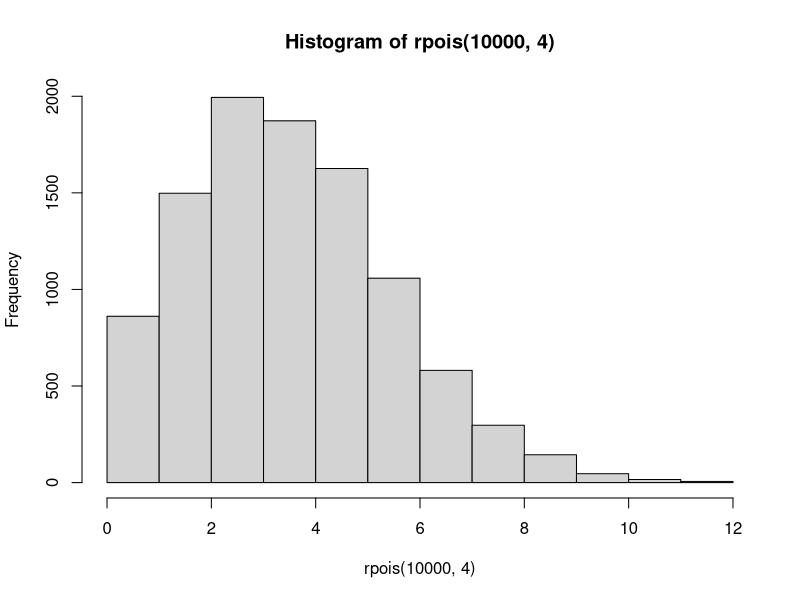
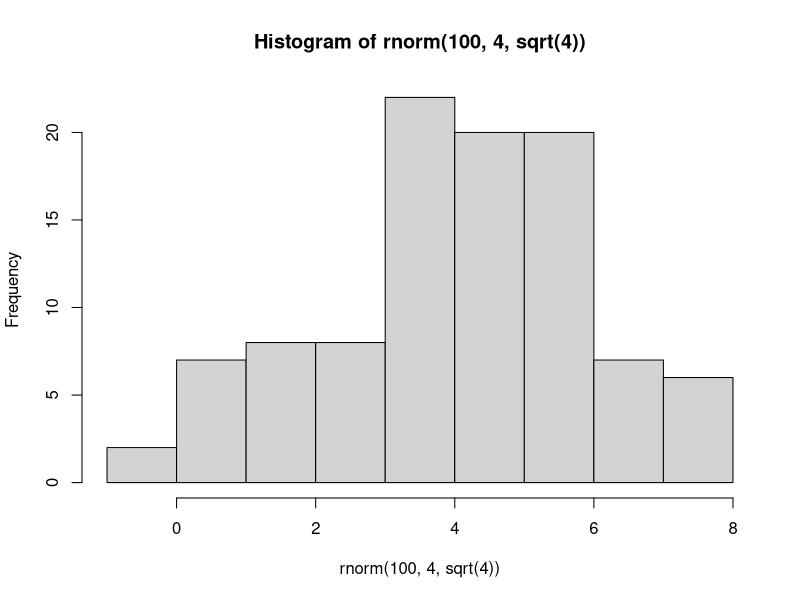

Write the R code that produced these figures, in order. (Note: this script raises an error after producing the figures.)

# Assume that the mean parameter of the poisson family is normally distributed.

hist(rpois(10000,4))

mean(rpois(1000, 22))
var(rpois(1000, 22))

CF <- seq(0.5, 0.99, 0.01)
CF

hist(rnorm(100, 4, sqrt(4)))

# Generate poisson time series 

sim_ts <- function(days, l, period = 30){
  time <- seq(1,days,1)
  season <- cos(time/90)
  y <- rpois(days, lambda = l)*season
  df <- data.frame(Time = time, sale = y, day = time %% (period + 1))
  return(df)
}


# Get simulated values for 1 period.

sim_pois <- function(x){
  return(rpois(n = 1, lambda = x))
}

# Generate lambda values

gen_lambda <- function(n, lambda){
  lambdas <- lambda + rnorm(n, lambda, sqrt(lambda))/lambda
  return(lambdas)
}

# simulates lambda values for 24 months.

run_simulation <- function(nsim,  lambda = 4, months = 24){
  
  lambdas <- gen_lambda(24, lambda)
  
  
  sim_df <- matrix(nrow = 24, ncol = nsim)
  for(i in 1:ncol(sim_df)) {
    sim_df[,i] <- sapply(lambdas, FUN = sim_pois)
    
  }
  return(sim_df)
}

#one_sim <- rowMeans(run_simulation(100))


# Model that runs a function

fit_model <- function(y){
  y_ts <- ts(y)
  fit <- auto.arima(y_ts)
  
  # arima
  #forecast_y <- forecast::forecast(fit, h = 1)
  # exponential smothing
  forecast_y <- forecast::ses(y_ts, h = 1)
  #forecast_y$model$sigma2 ## standard error
  return(forecast_y$mean)
}
output <- run_simulation(100)
## We get the 100 simulated forecasts for the lambda parameter.
## We can be more creative with the lambda parameters.
forecast <- apply(output, MARGIN = 2, fit_model)
forecast
hist(forecast)
